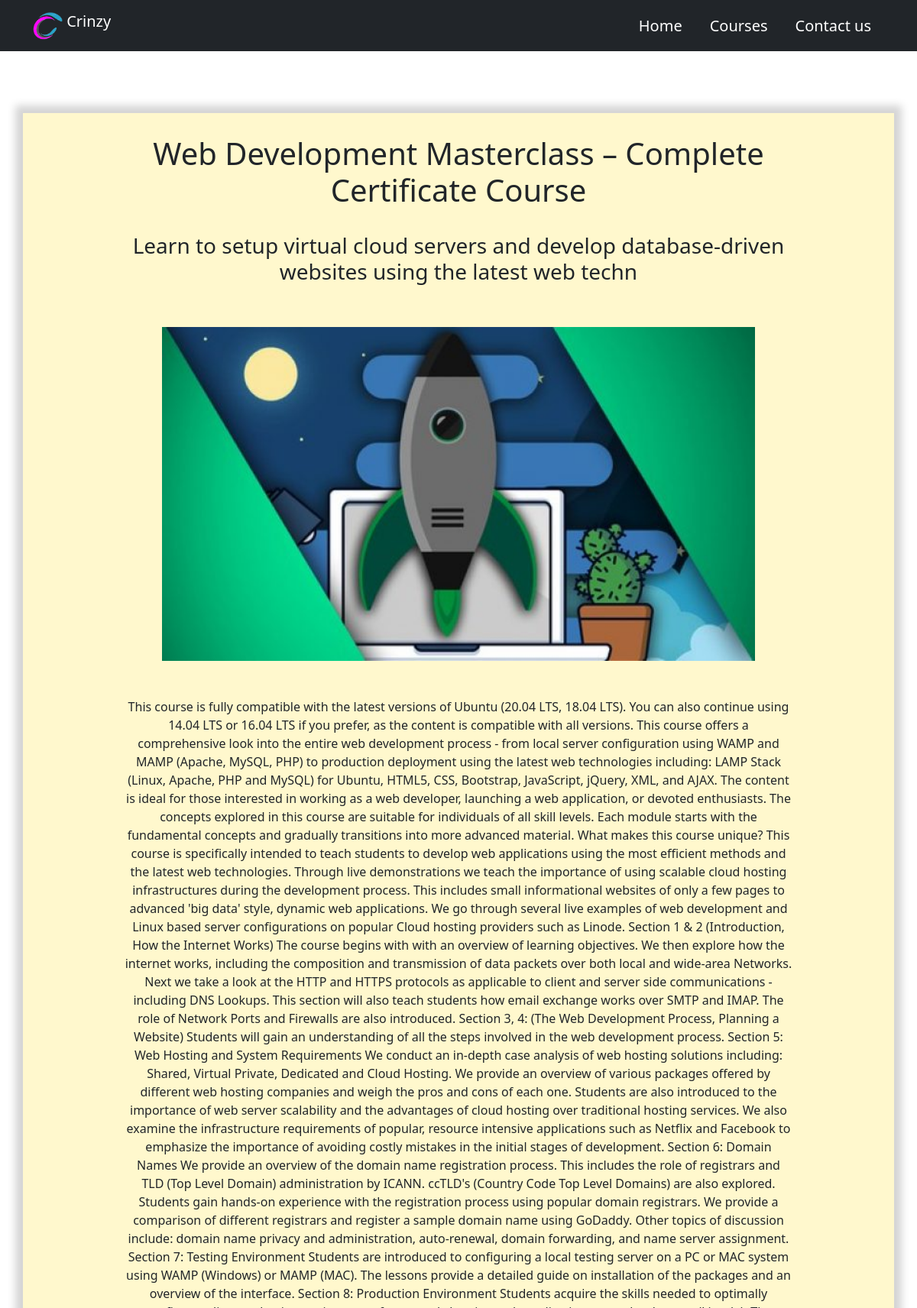
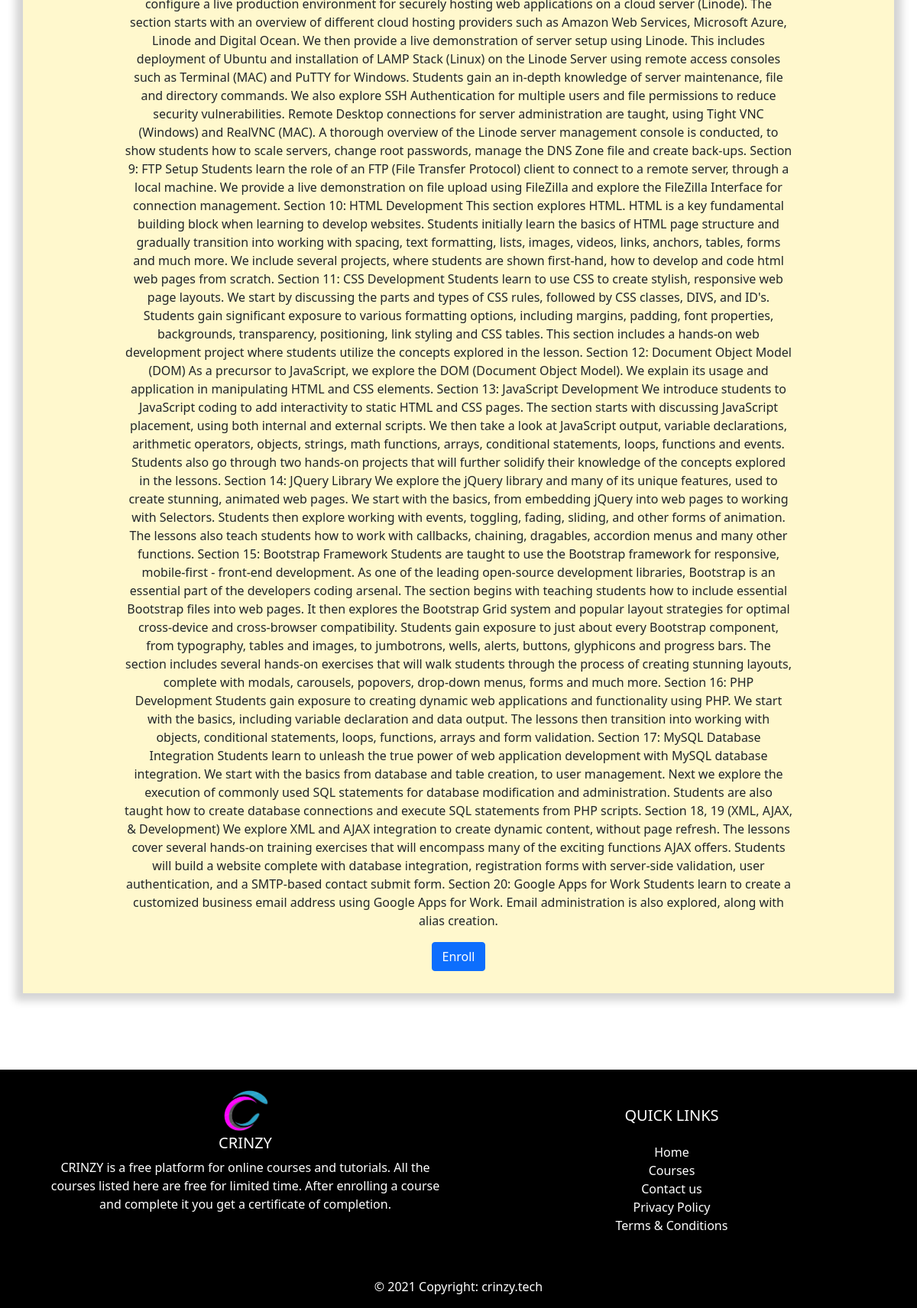
Page /blog/11/ on the committed database (2 pictures, top to bottom).
### mainpage/models.py (models this page shows, shortened)
class Courses(models.Model):
    title = models.TextField()
    subtitle = models.TextField(default = "")
    description = models.TextField()
    image = models.ImageField(upload_to = 'img/images/')
    url = models.URLField(blank = True)
    popular = models.BooleanField(default = False)
    dateofcourse = models.DateTimeField(default = datetime.now())

### mainpage/views.py (the view)
# urls.py: 2. Add a URL to urlpatterns:  path('blog/', include('blog.urls'))
def blog(request,i):
    course = Courses.objects.get(pk = i)
    dat = {"title" : course.title,"image": course.image.url,"content":course.description}
    return render(request,'resources/blog.html',{'course' : course,"data":dat})

### mainpage/templates/resources/blog.html
{% extends 'resources/basic.html' %} {% block content %}
<div class="container  my-4 blogp" id="courses">
    <div class="row my-4">
        <div class="col-12">
            <h1 class="c">{{ course.title }}</h1>
        </div>
    </div>
    <div class="row my-4">
        <div class="col-12">
            <h3 class="c">{{ course.subtitle }}</h3>
        </div>
    </div>
    <div class="row my-5">
        <div class="col-12 c">
            <img src="{{ course.image.url }}" class="w"><br>
        </div>
    </div>
    <div class="row">
        <div class="col-12 c">
            <p class="c px-5">{{ course.description|safe }}</p>
        </div>
    </div>
    <div class="row">
        <div class="col-12 c">
            <a href="{{ course.url }} " target="_blank" class="btn btn-primary">Enroll</a>
        </div>
    </div>
    <br>
</div>
{% endblock %}

### mainpage/static/main.css (style rules this page uses)
.c { text-align: center; }
.blogp { padding-left: 80px; padding-right: 80px; border: 5px solid #fff8cd; background-color: #fff8cd; box-shadow: 0px 0px 10px 10px #d5d5d5; margin-bottom: 100px!important; margin-top: 100px!important; }
.w { width: 80%; }

### rows in the picture
Courses: title "Web Development Masterclass – Complete Certificate Course", subtitle "Learn to setup virtual cloud servers and develop database-driven websites using the latest web techn", image (picture), description "This course is fully compatible with the latest versions of Ubuntu (20.04 LTS, 18.04 LTS). You can also continue using 14.04 LTS or 16.04 LTS if you prefer, as the content is compatible with all versions. This course offers a comprehensive look into the entire web development process - from local server configuration using WAMP and MAMP (Apache, MySQL, PHP) to production deployment using the latest web technologies including: LAMP Stack (Linux, Apache, PHP and MySQL) for Ubuntu, HTML5, CSS, Bootstrap, JavaScript, jQuery, XML, and AJAX. The content is ideal for those interested in working as a web developer, launching a web application, or devoted enthusiasts. The concepts explored in this…"
